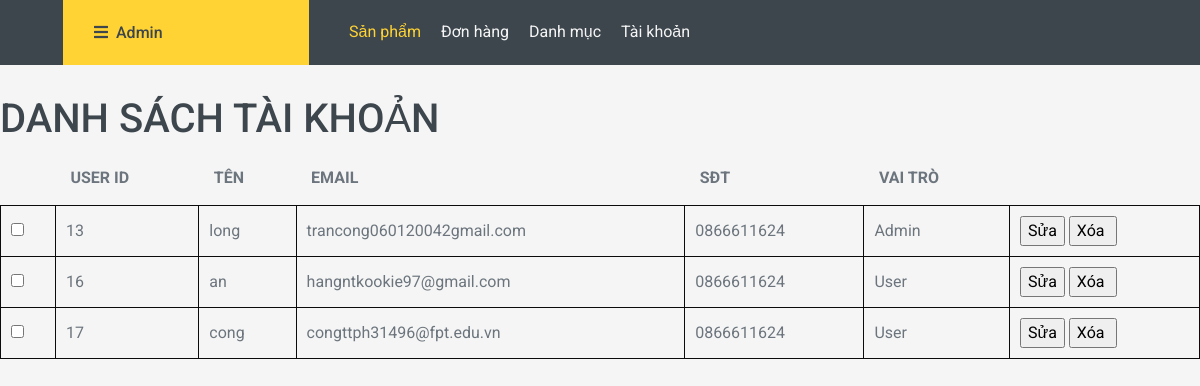
The page /admin/index.php?act=listtaikhoan on the database its author committed.
### tables this page shows
CREATE TABLE `taikhoan` (
  `id` int(11) NOT NULL,
  `user` varchar(50) NOT NULL,
  `pass` varchar(50) NOT NULL,
  `email` varchar(255) NOT NULL,
  `tel` varchar(20) NOT NULL,
  `role` tinyint(1) NOT NULL DEFAULT 0,
  `status` int(1) NOT NULL DEFAULT 0
);

### model/pdo.php (called while the page is built, shortened)
<?php
function pdo_get_connection(){
    $servername = "localhost";
    $username = "root";
    $password = "";
    try {
        $conn = new PDO("mysql:host=$servername;dbname=du_an_01", $username, $password);
        $conn->setAttribute(PDO::ATTR_ERRMODE, PDO::ERRMODE_EXCEPTION);
        return $conn;
    } catch(PDOException $e) {
        echo "Connection failed: " . $e->getMessage();
    }
}
function pdo_query($sql){
    $sql_args=array_slice(func_get_args(),1);
    try{
        $conn=pdo_get_connection();
        $stmt=$conn->prepare($sql);
        $stmt->execute($sql_args);
        $rows=$stmt->fetchAll();
        return $rows;
    }
    catch(PDOException $e){
        throw $e;
    }
    finally{
        unset($conn);
    }
}
?>

### model/taikhoan.php (called while the page is built, shortened)
<?php
function loadall_taikhoan(){
    $sql="select * from taikhoan order by role desc";
    $listtaikhoan =pdo_query($sql);
    return  $listtaikhoan;
}
function get_role($n){
    switch ($n){
        case '0':
            $role ="User";
            break;
        case '1':
        $role ="Admin";
        break;
    }
    return $role;
}
?>

### admin/taikhoan/listtaikhoan.php (the view, shortened to what this page needs)
<div class="row2">
    <div class="row2 font_title">
        <h1>DANH SÁCH TÀI KHOẢN</h1>
    </div>
    <div class="row2 form_content ">
        <form action="#" method="POST">
            <div class="row2 mb10 formds_loai">
                <table>
                    <tr>
                        <th></th>
                        <th>USER ID</th>
                        <th>TÊN</th>
                        <th>EMAIL</th>
                        <th>SĐT</th>
                        <th>VAI TRÒ</th>
                    </tr>
                    <?php
                         foreach($listtaikhoan as $list)
                         {
                            extract($list);
                            $suatk =  "index.php?act=suatk&idtk=" . $list['id'];
                            $xoatk = "index.php?act=xoatk&idtk=" . $list['id'];
                            $role = get_role($list['role']);
                            echo '
                            <tr>
                            <td><input type="checkbox" name="" id=""></td>
                            <td>'.$list['id'].'</td>
                            <td>'.$list['user'].'</td>
                            <td>'.$list['email'].'</td>
                            <td>'.$list['tel'].'</td>
                            <td>'.$role.'</td>
                            <td>
                                <a href="' . $suatk . '"><input type="button" value="Sửa"> </a>
                                <a href="' . $xoatk .'"><input type ="button" value="Xóa " onclick="return confirm(\'Bạn có chắc chắn muốn xóa\')"></a>
                            </td>
                            </tr>
                            ';
                         }
                    ?>
                </table>
            </div>
        </form>
    </div>
</div>

### admin/taikhoan/listtaikhoan.php (style rules this page uses)
table th { padding: 15px; }

### rows shown on the page
taikhoan: id "13", user "long", email "trancong060120042gmail.com", tel "0866611624", role "Admin"
taikhoan: id "16", user "an", email "hangntkookie97@gmail.com", tel "0866611624", role "User"
taikhoan: id "17", user "cong", email "congttph31496@fpt.edu.vn", tel "0866611624", role "User"
